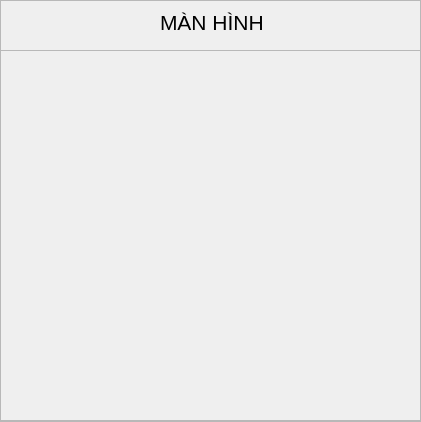
<?xml version="1.0" encoding="UTF-8"?>
<ui version="4.0">
 <class>Frame</class>
 <widget class="QFrame" name="Frame">
  <property name="geometry">
   <rect>
    <x>0</x>
    <y>0</y>
    <width>421</width>
    <height>422</height>
   </rect>
  </property>
  <property name="windowTitle">
   <string>Frame</string>
  </property>
  <property name="frameShape">
   <enum>QFrame::StyledPanel</enum>
  </property>
  <property name="frameShadow">
   <enum>QFrame::Raised</enum>
  </property>
  <widget class="QLabel" name="label">
   <property name="geometry">
    <rect>
     <x>160</x>
     <y>10</y>
     <width>111</width>
     <height>20</height>
    </rect>
   </property>
   <property name="styleSheet">
    <string notr="true"/>
   </property>
   <property name="text">
    <string>&lt;html&gt;&lt;head/&gt;&lt;body&gt;&lt;p&gt;&lt;span style=&quot; font-size:16pt;&quot;&gt;MÀN HÌNH&lt;/span&gt;&lt;/p&gt;&lt;/body&gt;&lt;/html&gt;</string>
   </property>
  </widget>
  <widget class="QScrollArea" name="scrollArea">
   <property name="geometry">
    <rect>
     <x>0</x>
     <y>50</y>
     <width>421</width>
     <height>371</height>
    </rect>
   </property>
   <property name="widgetResizable">
    <bool>true</bool>
   </property>
   <widget class="QWidget" name="scrollAreaWidgetContents">
    <property name="geometry">
     <rect>
      <x>0</x>
      <y>0</y>
      <width>419</width>
      <height>369</height>
     </rect>
    </property>
   </widget>
  </widget>
 </widget>
 <resources/>
 <connections/>
</ui>
